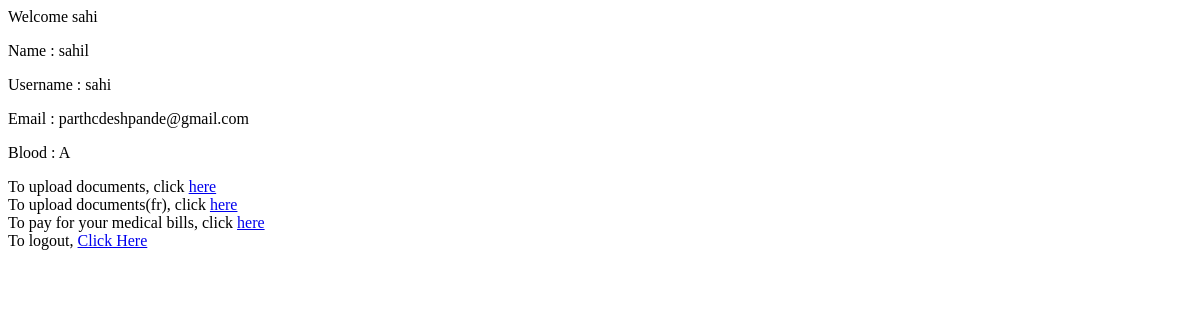
/homepage/home/ (signed in), run on an earlier commit of the app's database.
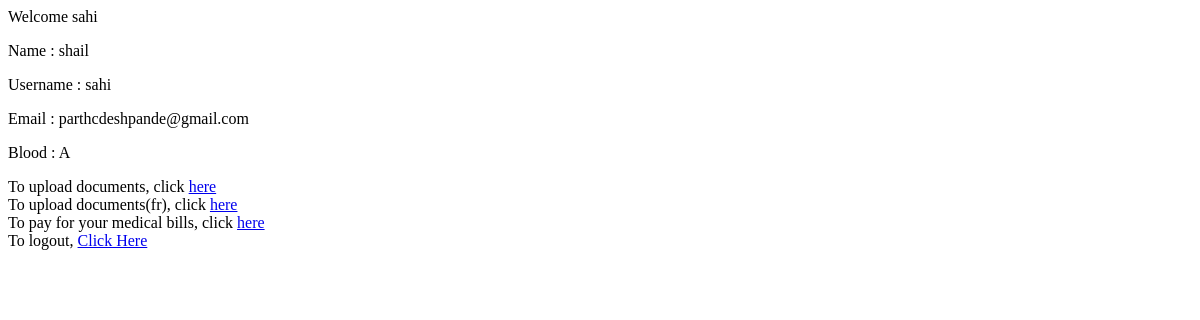
And on a later commit of the database.
### authApp/models.py (models this page shows)
class User(models.Model):
    name = models.CharField(max_length=255)
    email = models.EmailField(max_length=500, unique=True)
    username = models.CharField(max_length=255, unique=True)
    password = models.CharField(max_length=255)
    blood = models.CharField(max_length=4)

### authApp/views.py (the view)
# urls.py: path('home/', views.home, name='home'),
def home(request):
 if 'user_id' in request.session:
  user = get_user(request)
  return render(request, 'home.html', {'user': user})
 else:
  return redirect('authApp:login')

### authApp/views.py (called while the page is built)
def get_user(request):
 return User.objects.get(id=request.session['user_id'])

### authApp/templates/home.html
<div>
    Welcome {{ user.username }}
    <p> Name : {{ user.name }} </p>
    <p> Username : {{ user.username }} </p>
    <p> Email : {{ user.email }} </p>
    <p> Blood : {{ user.blood }}</p>
   </div>
   <div>To upload documents, click <a href="/file">here</a></div>
   <div>To upload documents(fr), click <a href="/myapp">here</a></div>
   <div>To pay for your medical bills, click <a href="{% url 'authApp:payment' %}">here</a></div>
   <div>To logout, <a href="{% url 'authApp:logout' %}">Click Here</a></div>

What changed in the data, as far as the page shows it:
changed User "sahi": name "sahil" → "shail"
